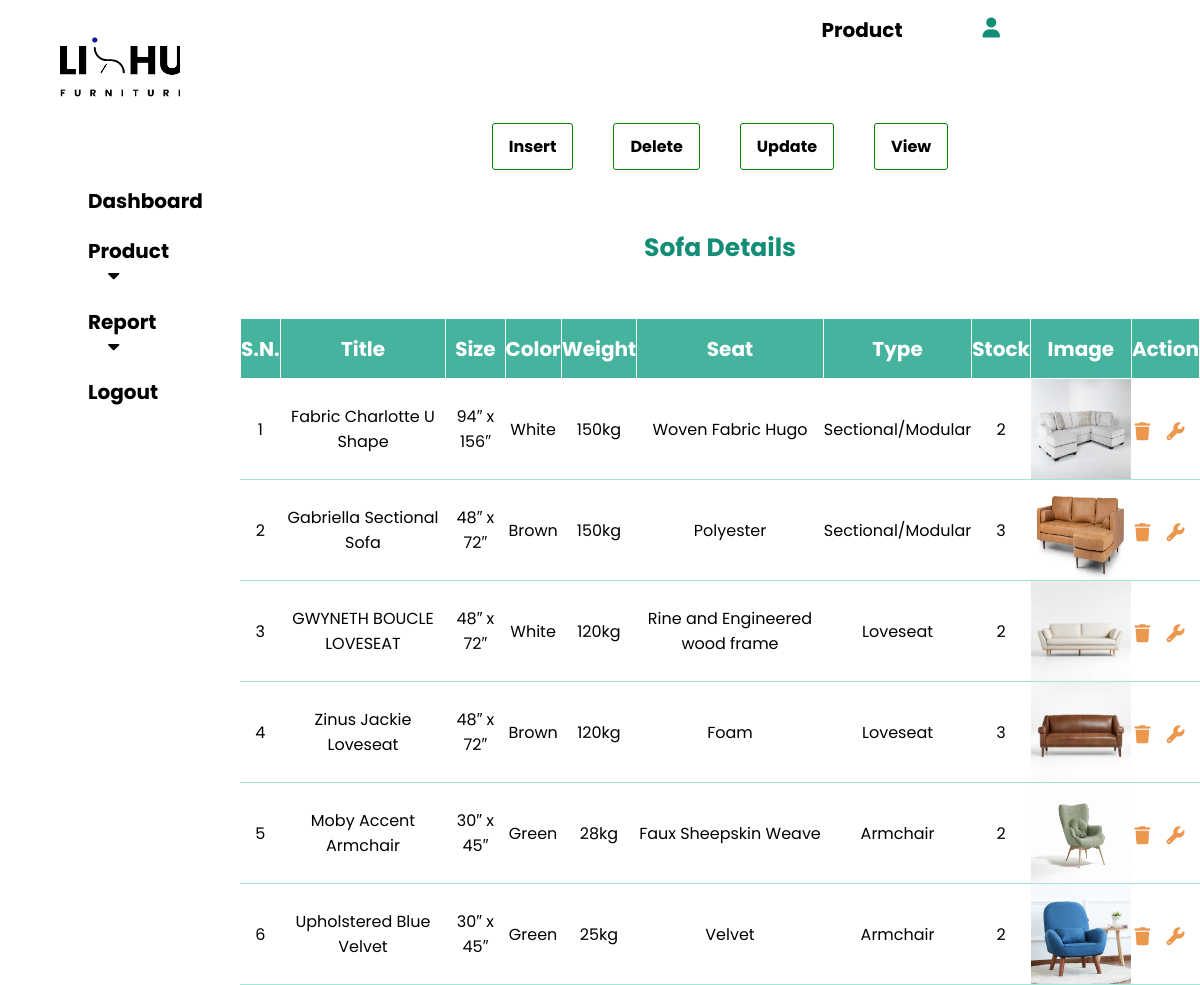
The page /layout/sofa_table.php on the database its author committed.
### tables this page shows
CREATE TABLE `sofa_tbl` (
  `id` int(50) NOT NULL,
  `Title` varchar(100) NOT NULL,
  `Size` varchar(100) NOT NULL,
  `Color` varchar(100) NOT NULL,
  `Weight` int(100) NOT NULL,
  `Seat` varchar(100) NOT NULL,
  `Type` varchar(100) NOT NULL,
  `Stock` varchar(100) NOT NULL,
  `Image` varchar(100) NOT NULL
);

### layout/sofa_table.php (the view, shortened to what this page needs)
    <?php include 'header.php';?>
<!DOCTYPE html>
<html>
<head>
    <link rel="stylesheet" type="text/css" href="css/all.min.css">
    <link rel="stylesheet" href="https://cdnjs.cloudflare.com/ajax/libs/font-awesome/5.15.2/css/all.min.css"/>
    <link rel="stylesheet" href="http://maxcdn.bootstrapcdn.com/font-awesome/4.2.0/css/font-awesome.min.css">
</head>
<body>
        <div class="opt1">
            <a href="sofa_form.php">Insert</a>
            <a href="sofa_table.php">Delete</a>
            <a href="sofa_table.php">Update</a>
            <a href="sofa_table.php">View</a>
        </div>
        <div class="tbl">
            <div class="hd">
                <h1>Sofa Details</h1>
            </div>
            <div class="down">
                <table>
                    <tr>
                        <th>S.N.</th>
                        <th>Title</th>
                        <th>Size</th>
                        <th>Color</th>
                        <th>Weight</th>
                        <th>Seat</th>
                        <th>Type</th>
                        <th>Stock</th>
                        <th>Image</th>
                        <th>Action</th>
                    </tr>
                    <?php
                        $conn=mysqli_connect('localhost','root','');
                        $select_result = mysqli_query($conn,"SELECT * from sofa_tbl Order By id Desc");
                        $total_rows = mysqli_num_rows($select_result);
                        if($total_rows>0)
                        {
                            $sn = 1;
                    ?>
                            <?php
                                while($row=mysqli_fetch_assoc($select_result))
                                {
                                    ?>
                                    <tr>
                                        <td>
                                            <?php echo $sn++; ?>
                                        </td>
                                        <td>
                                            <?php echo $row['Title'];?>
                                        </td>
                                        <td>
                                            <?php echo $row['Size'];?>
                                        </td>
                                        <td>
                                            <?php echo $row['Color'];?>
                                        </td>
                                        <td>
                                            <?php echo $row['Weight'];?>kg
                                        </td>
                                        <td>
                                            <?php echo $row['Seat'];?>
                                        </td>
                                        <td>
                                            <?php echo $row['Type'];?>
                                        </td>
                                        <td>
                                            <?php echo $row['Stock'];?>
                                        </td>
                                        <td>
                                            <img src="<?php echo $row['Image'];?>" width=100px height=100px>
                                        </td>
                                        <td>
                                            <a href="delete_sofa.php?a_id=<?php echo $row['id'];?>" value="Delete" title="Delete" onclick="return confirm('Are you sure you want to delete this Data?');"><input type="button" name="delete" value="Delete"><i class="fa-solid fa-trash"></i></a>
                                            <a href="update_sofa_form.php?a_id=<?php echo $row['id'];?>" title="Edit" ><input type="button" name="editabout" value="Edit"><i class="fa-solid fa-wrench"></i></a>
                                        </td>
                                    </tr>
                <?php }}
                             ?>
                </table>
            </div>
        </div>
</body>
</html>

### layout/header.php (style rules this page uses)
* { padding: 0; margin: 0; text-decoration: none; list-style: none; box-sizing: border-box; font-family: 'Poppins', sans-serif; }

### layout/sofa_table.php (style rules this page uses)
* { padding: 0; margin: 0; text-decoration: none; list-style: none; box-sizing: border-box; font-family: 'Poppins', sans-serif; }
.opt1 { height: 100px; width: 80%; float: right; margin-top: 8%; justify-content: center; align-items: center; display: flex; }
.opt1 a { text-decoration: none; margin: 20px; float: right; border: 1px solid green; padding: 10px 16px; border-radius: 3px; color: #000; font-size: 16px; font-weight: bold; }
.tbl { height: 600px; width: 80%; float: right; margin-top: 1%; }
.tbl .hd { height: 80px; width: 100%; display: flex; justify-content: center; align-items: center; }
h1 { font-size: 25px; font-weight: bold; text-align: center; color: #138D75; }
.down { margin-top: 30px; width: 100%; height: 90%; }
table { border-collapse: collapse; width: 100%; table-layout: auto; }
.down table th { background-color: #45B39D; color: #fff; height: 60px; font-size: 20px; }
table td { height: 100px; background-color: #fff; color: #000; border-bottom: 1px solid #A3E4D7; border-radius: 3px; }
table td i { color: #EB984E; margin-top: 8px; margin-right: 12px; font-size: 18px; }

### rows shown on the page
sofa_tbl: Title "Fabric Charlotte U Shape", Size "94″ x 156″", Color "White", Weight "150", Seat "Woven Fabric Hugo", Type "Sectional/Modular", Stock "2", Image (picture)
sofa_tbl: Title "Gabriella Sectional Sofa", Size "48″ x 72″", Color "Brown", Weight "150", Seat "Polyester", Type "Sectional/Modular", Stock "3", Image (picture)
sofa_tbl: Title "GWYNETH BOUCLE LOVESEAT", Size "48″ x 72″", Color "White", Weight "120", Seat "Rine and Engineered wood frame", Type "Loveseat", Stock "2", Image (picture)
sofa_tbl: Title "Zinus Jackie Loveseat", Size "48″ x 72″", Color "Brown", Weight "120", Seat "Foam", Type "Loveseat", Stock "3", Image (picture)
sofa_tbl: Title "Moby Accent Armchair", Size "30″ x 45″", Color "Green", Weight "28", Seat "Faux Sheepskin Weave", Type "Armchair", Stock "2", Image (picture)
sofa_tbl: Title "Upholstered Blue Velvet", Size "30″ x 45″", Color "Green", Weight "25", Seat "Velvet", Type "Armchair", Stock "2", Image (picture)
